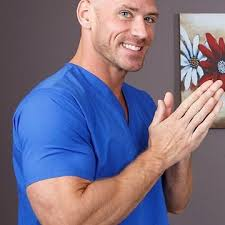
#> input picture image-processing/download.jpeg, 225 x 225 px, found by its file name
$ python a.py
#> lines starting #> are read from the running program, lines starting #| are printed output that depends on the picture
import numpy as np

import cv2

img = cv2.imread('download.jpeg',0)
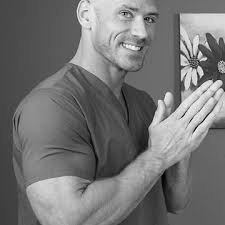
#> img: shape (225, 225); min 0, max 255, mean 117

#cv2.imshow("original",img)

f = np.fft.fft2(img)
fs = np.fft.fftshift(f)
hs = 15*np.log(1+np.abs(fs))# why 15, formula definition ?
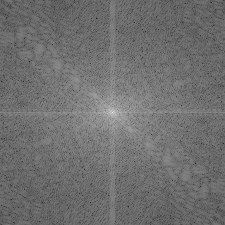
#> hs: shape (225, 225) float64; min 39.26, max 233.9, mean 111.8


cv2.imshow("transformed",np.uint8(hs))

#inversing

shifted_img = np.fft.ifftshift(fs)
inversed = np.fft.ifft2(shifted_img)
a_img = np.abs(inversed)

cv2.imshow("inversed",np.uint8(a_img))

cv2.waitKey(0)
cv2.destroyAllWindows()
